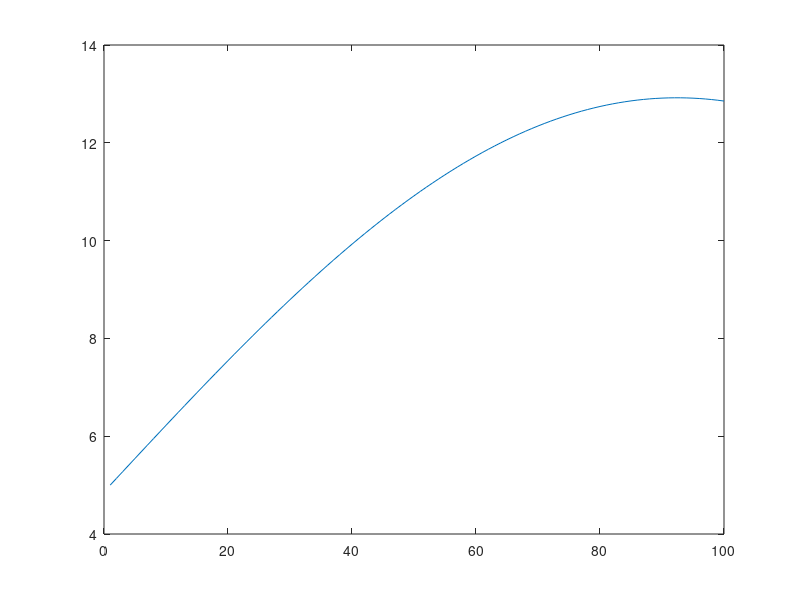

Recreate this plot in MATLAB.
function [y] = desired_trajectory()
%UNTITLED Summary of this function goes here
%   Detailed explanation goes here
t = linspace(0,1000);
x1 =  0.0005*3.14*t;
x2 =  x1*0.2;

y1 = 2*x1+3*x2;


x = 5*cos(x1)+3*cos(x1+x2);

y = 5+5*sin(x1)+3*sin(x1+x2);
plot(y)
end